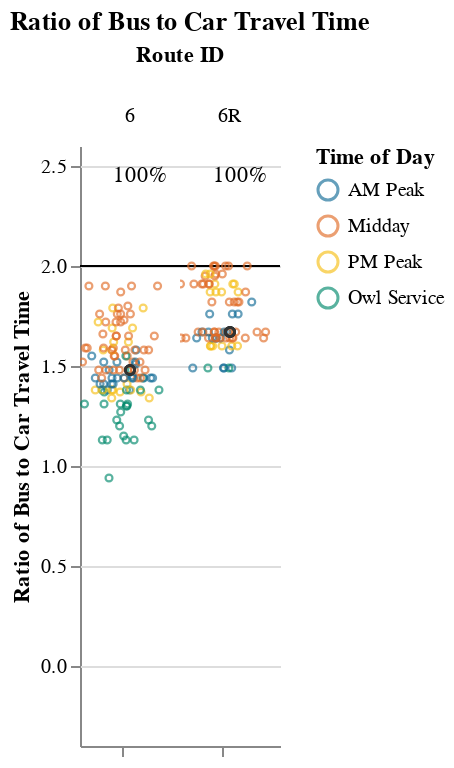
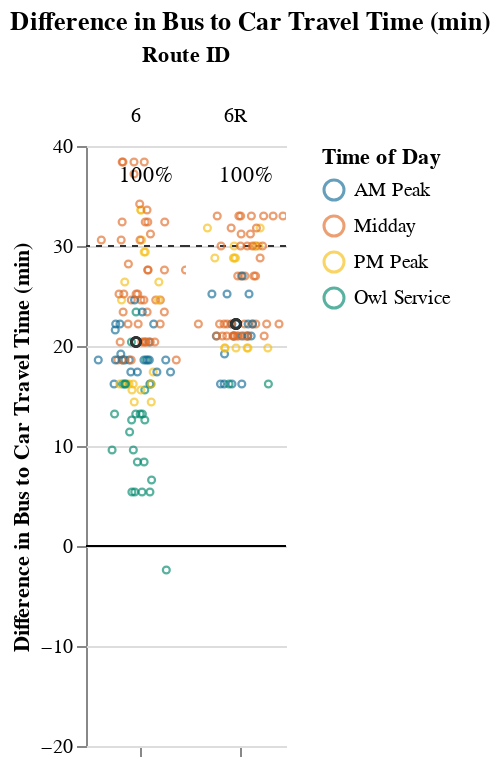

The notebook cell saved with these charts, in order:
### Markdown cell above
### Medium Routes (1-1.5 hrs)

### Code cell
route_group = "medium"
try:
    display_charts_for_route_group(df, route_group)
except:
    print("No routes meet this criteria.")

### Figure 1 — Vega-Lite specification as saved in the notebook (floating-point values rounded to 4 significant figures; data arrays with more than 128 entries replaced by an {"elided": "..."} marker saying what was removed)
{"config": {"view": {"continuousWidth": 400, "continuousHeight": 300, "stroke": null}, "facet": {"spacing": 0}}, "data": {"name": "data-abe41b189c29ebad2f2b555e8ed4d576"}, "facet": {"column": {"field": "route_id", "sort": ["6", "6R"], "title": "Route ID", "type": "nominal"}}, "spec": {"layer": [{"mark": "rule", "encoding": {"color": {"value": "black"}, "y": {"field": "cutoff", "type": "quantitative"}}, "selection": {"selector003": {"type": "interval", "bind": "scales", "encodings": ["x", "y"]}}}, {"mark": {"type": "point", "opacity": 0.65, "size": 12, "strokeWidth": 1.1}, "encoding": {"color": {"field": "time_of_day", "scale": {"range": ["#136C97", "#E16B26", "#F6BF16", "#00896B", "#7790A3", "#5B559C"]}, "sort": ["AM Peak", "Midday", "PM Peak", "Owl Service"], "title": "Time of Day", "type": "nominal"}, "tooltip": [{"field": "route_id", "type": "nominal"}, {"field": "trip_id", "type": "nominal"}, {"field": "service_hours", "type": "quantitative"}, {"field": "car_duration_hours", "type": "quantitative"}, {"field": "bus_multiplier", "type": "quantitative"}, {"field": "bus_difference", "type": "quantitative"}, {"field": "num_trips", "type": "quantitative"}, {"field": "num_competitive", "type": "quantitative"}, {"field": "pct_trips_competitive", "type": "quantitative"}, {"field": "p25", "type": "quantitative"}, {"field": "p50", "type": "quantitative"}, {"field": "p75", "type": "quantitative"}], "x": {"axis": {"grid": false, "labels": false, "ticks": true, "values": [0]}, "field": "jitter", "scale": {}, "title": null, "type": "quantitative"}, "y": {"field": "bus_multiplier", "scale": {"domain": [-0.25, 2.5]}, "title": "Ratio of Bus to Car Travel Time", "type": "quantitative"}}, "transform": [{"calculate": "sqrt(-2*log(random()))*cos(2*PI*random())", "as": "jitter"}], "width": 50}, {"layer": [{"mark": {"type": "point", "opacity": 0.6, "size": 20, "strokeWidth": 1.3}, "encoding": {"color": {"value": "#323434"}, "y": {"field": "bus_multiplier", "type": "quantitative"}}, "transform": [{"filter": "(datum.p50_trip === 1)"}]}, {"mark": {"type": "text", "align": "center", "baseline": "middle"}, "encoding": {"color": {"value": "black"}, "text": {"field": "pct_trips_competitive", "format": ".0%", "type": "quantitative"}, "tooltip": [{"field": "route_id", "type": "nominal"}, {"field": "trip_id", "type": "nominal"}, {"field": "service_hours", "type": "quantitative"}, {"field": "car_duration_hours", "type": "quantitative"}, {"field": "bus_multiplier", "type": "quantitative"}, {"field": "bus_difference", "type": "quantitative"}, {"field": "num_trips", "type": "quantitative"}, {"field": "num_competitive", "type": "quantitative"}, {"field": "pct_trips_competitive", "type": "quantitative"}, {"field": "p25", "type": "quantitative"}, {"field": "p50", "type": "quantitative"}, {"field": "p75", "type": "quantitative"}], "x": {"value": 30}, "y": {"value": 15}}, "transform": [{"calculate": "sqrt(-2*log(random()))*cos(2*PI*random())", "as": "jitter"}, {"filter": "(datum.fastest_trip === 1)"}]}]}]}, "resolve": {"scale": {"y": "shared"}}, "title": "Ratio of Bus to Car Travel Time", "$schema": "https://vega.github.io/schema/vega-lite/v4.17.0.json", "datasets": {"data-abe41b189c29ebad2f2b555e8ed4d576": {"elided": "193 records"}}}

### Figure 2 — Vega-Lite specification as saved in the notebook (floating-point values rounded to 4 significant figures; data arrays with more than 128 entries replaced by an {"elided": "..."} marker saying what was removed)
{"config": {"view": {"continuousWidth": 400, "continuousHeight": 300, "stroke": null}, "facet": {"spacing": 0}}, "data": {"name": "data-38ec7faba1df67fd66e4cbe8f10749f3"}, "facet": {"column": {"field": "route_id", "sort": ["6", "6R"], "title": "Route ID", "type": "nominal"}}, "spec": {"layer": [{"mark": "rule", "encoding": {"color": {"value": "black"}, "y": {"field": "cutoff", "type": "quantitative"}}, "selection": {"selector004": {"type": "interval", "bind": "scales", "encodings": ["x", "y"]}}}, {"mark": {"type": "rule", "strokeDash": [3, 3]}, "encoding": {"color": {"value": "#323434"}, "y": {"field": "cutoff2", "type": "quantitative"}}}, {"mark": {"type": "point", "opacity": 0.65, "size": 12, "strokeWidth": 1.1}, "encoding": {"color": {"field": "time_of_day", "scale": {"range": ["#136C97", "#E16B26", "#F6BF16", "#00896B", "#7790A3", "#5B559C"]}, "sort": ["AM Peak", "Midday", "PM Peak", "Owl Service"], "title": "Time of Day", "type": "nominal"}, "tooltip": [{"field": "route_id", "type": "nominal"}, {"field": "trip_id", "type": "nominal"}, {"field": "service_hours", "type": "quantitative"}, {"field": "car_duration_hours", "type": "quantitative"}, {"field": "bus_multiplier", "type": "quantitative"}, {"field": "bus_difference", "type": "quantitative"}, {"field": "num_trips", "type": "quantitative"}, {"field": "num_competitive", "type": "quantitative"}, {"field": "pct_trips_competitive", "type": "quantitative"}, {"field": "p25", "type": "quantitative"}, {"field": "p50", "type": "quantitative"}, {"field": "p75", "type": "quantitative"}], "x": {"axis": {"grid": false, "labels": false, "ticks": true, "values": [0]}, "field": "jitter", "scale": {}, "title": null, "type": "quantitative"}, "y": {"field": "bus_difference", "scale": {"domain": [-16.8, 38.4]}, "title": "Difference in Bus to Car Travel Time (min)", "type": "quantitative"}}, "transform": [{"calculate": "sqrt(-2*log(random()))*cos(2*PI*random())", "as": "jitter"}], "width": 50}, {"layer": [{"mark": {"type": "point", "opacity": 0.6, "size": 20, "strokeWidth": 1.3}, "encoding": {"color": {"value": "#323434"}, "y": {"field": "bus_difference", "type": "quantitative"}}, "transform": [{"filter": "(datum.p50_trip === 1)"}]}, {"mark": {"type": "text", "align": "center", "baseline": "middle"}, "encoding": {"color": {"value": "black"}, "text": {"field": "pct_trips_competitive", "format": ".0%", "type": "quantitative"}, "tooltip": [{"field": "route_id", "type": "nominal"}, {"field": "trip_id", "type": "nominal"}, {"field": "service_hours", "type": "quantitative"}, {"field": "car_duration_hours", "type": "quantitative"}, {"field": "bus_multiplier", "type": "quantitative"}, {"field": "bus_difference", "type": "quantitative"}, {"field": "num_trips", "type": "quantitative"}, {"field": "num_competitive", "type": "quantitative"}, {"field": "pct_trips_competitive", "type": "quantitative"}, {"field": "p25", "type": "quantitative"}, {"field": "p50", "type": "quantitative"}, {"field": "p75", "type": "quantitative"}], "x": {"value": 30}, "y": {"value": 15}}, "transform": [{"calculate": "sqrt(-2*log(random()))*cos(2*PI*random())", "as": "jitter"}, {"filter": "(datum.fastest_trip === 1)"}]}]}]}, "resolve": {"scale": {"y": "shared"}}, "title": "Difference in Bus to Car Travel Time (min)", "$schema": "https://vega.github.io/schema/vega-lite/v4.17.0.json", "datasets": {"data-38ec7faba1df67fd66e4cbe8f10749f3": {"elided": "193 records"}}}
